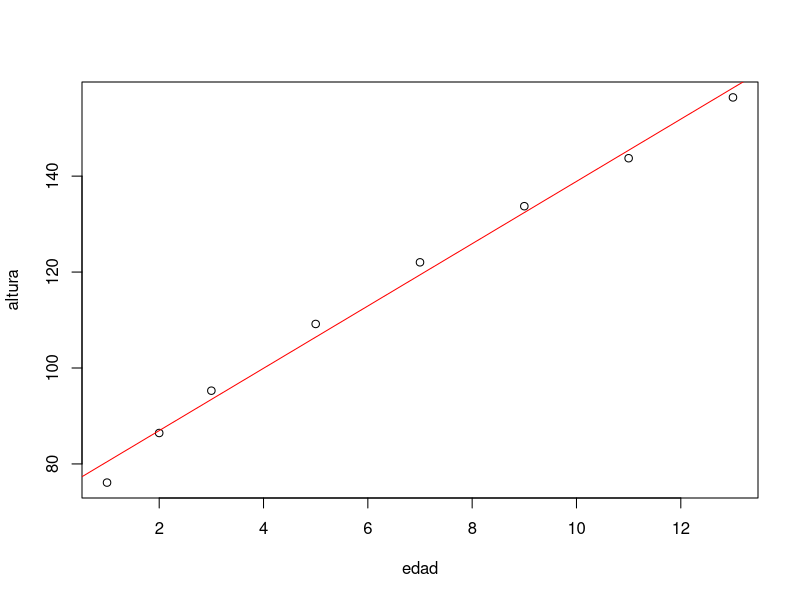

Source code (R):
edad=c(1,2,3,5,7,9,11,13)
altura=c(76.11,86.45,95.27,109.18,122.03,133.73,143.73,156.41)

datos1 = data.frame(edad,altura)
plot(datos1)

regr_edad_altura=lm(altura~edad,data=datos1)

summary(regr_edad_altura)

abline(regr_edad_altura,col="red")
